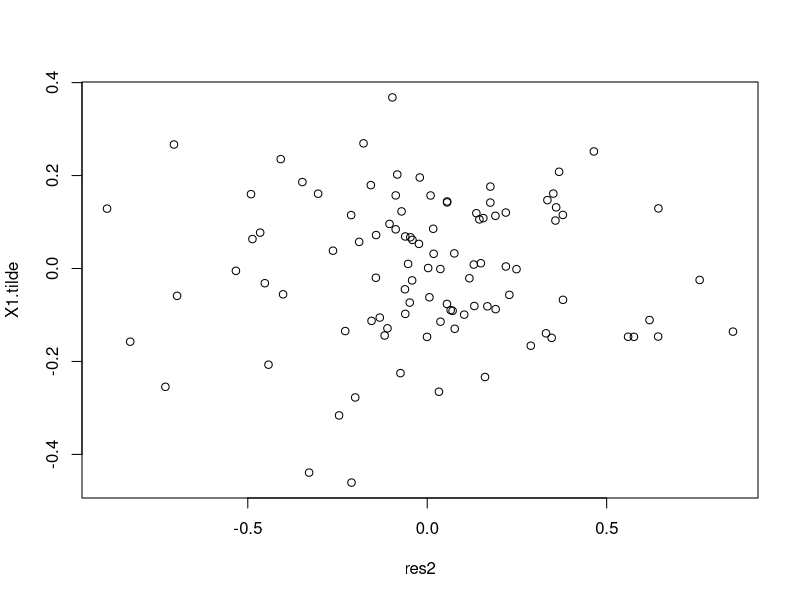

This figure's R source: (Note: this script raises an error after producing the figure.)
## ---- chunk 1
knitr::opts_chunk$set(echo = TRUE)
library(sandwich)   # For Huber-White (robust) standard errors
library(boot) 
library(dplyr)
library(MASS)
library(doParallel)
library(reshape2)
## ---- chunk 2
jackknife_po_fn <- function(data, indices) {
  # Leave-one-out data
  Y_loo <- data$Y[indices]
  X_loo <- as.matrix(data[indices, -1, drop = FALSE])
  
  # First-step regressions (partialling out)
  mY_loo <- lm(Y_loo ~ X_loo[,-1])
  mX1_loo <- lm(X_loo[,1] ~ X_loo[,-1])
  
  # Get residualized variables
  Y_tilde_loo <- mY_loo$residuals
  X1_tilde_loo <- mX1_loo$residuals
  
  # Second-step regression
  m2_loo <- lm(Y_tilde_loo ~ X1_tilde_loo - 1)
  
  return(coef(m2_loo)[1])  # Return beta estimate
}
## ---- chunk 3
set.seed(1)
n <- 100
k <- 2.2
# number of observations per coefficient
p0 <- floor(n/k) #number of variables
rho <- 0.6  # Correlation
Sigma <- matrix(rho, p0, p0)  # Correlation matrix
diag(Sigma) <- 1  # Set diagonal to 1 for variances
mu <- rep(0, p0)
beta <- rep(0.5,p0)

# Generate correlated predictors
X <- mvrnorm(n, mu, Sigma)  

# Compute response variable
Y <- X %*% beta + rnorm(n)

# Convert X to a data frame
data <- as.data.frame(X)
colnames(data) <- paste0("X", 1:p0)  # Rename columns as X1, X2, ..., Xp0

# Generate squared and cubic terms for a subset of variables
for (j in 1:floor(p0/3)) {
  data[[paste0("X", j, "_sq")]] <- data[[paste0("X", j)]]^2
  data[[paste0("X", j, "_cube")]] <- data[[paste0("X", j)]]^3
}

# Generate interaction terms for a subset of variables
for (j in 1:floor((p0-1)/5)) {
  for (k in (j+1):min(j+2, p0)) {  # Ensure k does not exceed p0
    data[[paste0("X", j, "_X", k)]] <- data[[paste0("X", j)]] * data[[paste0("X", k)]]
  }
}

X_ext <- as.matrix(data)
p <- dim(X_ext)[2]


# Add Y
data$Y <- Y
## ---- chunk 4
m1 <- lm(Y ~ . , data = data)
coef(m1)[1:10]

## ---- chunk 5

# Residualize Y and X1 using all other variables (except X1)
mY <- lm(Y ~ . - X1, data = data)  # Regress Y on everything except X1
mX1 <- lm(X_ext[,1] ~ . - X1, data = as.data.frame(X_ext))  # Regress X1 on all other predictors

# Get residuals
Y.tilde <- resid(mY)
X1.tilde <- resid(mX1)

# Second-stage regression (FWL result)
m2 <- lm(Y.tilde ~ X1.tilde - 1)  # No intercept

# Plot to check heterokedasticity in the second step regression
res2 <- resid(m2)
plot(res2,X1.tilde)

## ---- chunk 6
coef(summary(m1))[2,]
## ---- chunk 7
coef(summary(m2))
## ---- chunk 8
# Detect available cores and set up parallelization
num_cores <- detectCores() - 1  
cl <- makeCluster(num_cores)
registerDoParallel(cl)

# Number of simulations
N.sim <- 1000

# Run simulations in parallel
results <- foreach(i = 1:N.sim, .combine = rbind, .packages = c("MASS", "sandwich", "boot")) %dopar% {
  # Generate correlated predictors
  X <- mvrnorm(n, mu, Sigma)  
  # Convert X to a data frame
  data <- as.data.frame(X)
  colnames(data) <- paste0("X", 1:p0)  # Rename columns as X1, X2, ..., Xp0
  # Generate squared and cubic terms for a subset of variables
  for (j in 1:floor(p0/3)) {
    data[[paste0("X", j, "_sq")]] <- data[[paste0("X", j)]]^2
    data[[paste0("X", j, "_cube")]] <- data[[paste0("X", j)]]^3
  }
  # Generate interaction terms for a subset of variables
  for (j in 1:floor((p0-1)/5)) {
    for (k in (j+1):min(j+2, p0)) {  # Ensure k does not exceed p0
      data[[paste0("X", j, "_X", k)]] <- data[[paste0("X", j)]] * data[[paste0("X", k)]]
    }
  }
  X_ext <- as.matrix(data)
  p <- dim(X_ext)[2]
  beta <- rep(0.5,p0)
  # Compute response variable
  Y <- X %*% beta + rnorm(n)
  # Add Y
  data$Y <- Y
  
  # Fit models
  m1 <- lm(Y ~ . , data = data)
  mY <- lm(Y ~ . - X1, data = data)  # Regress Y on everything except X1
  mX1 <- lm(X_ext[,1] ~ . - X1, data = as.data.frame(X_ext))  # Regress X1 on all other predictors
  Y.tilde <- resid(mY)
  X1.tilde <- resid(mX1)
  m2 <- lm(Y.tilde ~ X1.tilde - 1)  # No intercept

  # Extract coefficients and standard errors
  beta_LR <- coef(summary(m1))[2, 1]
  SE_LR <- coef(summary(m1))[2, 2]
  SE_LRHW <- sqrt(diag(vcovHC(m1, type = "HC0"))[2])
  SE_LRJN <- sqrt(diag(vcovHC(m1, type = "HC3"))[2])

  beta_PO <- coef(summary(m2))[1]
  SE_PO <- coef(summary(m2))[2]
  SE_POHW <- sqrt(vcovHC(m2, type = "HC0"))
  
  data_list <- data.frame(Y = Y, X_ext)
  jack_res <- boot(data = data_list, 
                   statistic = jackknife_po_fn, 
                   R = n,  
                   sim = "ordinary")
  SE_POJN <- sqrt((n - 1) / n * var(jack_res$t))
  
  # Return results
  c(beta_LR, SE_LR, SE_LRHW, SE_LRJN, beta_PO, SE_PO, SE_POHW, SE_POJN)
}

# Stop parallel cluster
stopCluster(cl)

# Convert results to a data frame
results_df <- as.data.frame(results)
colnames(results_df) <- c("beta.LR", "SE.LR", "SE.LRHW", "SE.LRJN", "beta.PO", "SE.PO", "SE.POHW", "SE.POJN")

## ---- chunk 9
results_table <- rbind(
  Mean = colMeans(results_df, na.rm = TRUE),  
  SD = apply(results_df, 2, sd, na.rm = TRUE)  
)
results_table
## ---- chunk 10
# Convert results_df to long format for ggplot
results_long <- melt(results_df[, c("SE.LR", "SE.LRHW", "SE.LRJN", "SE.PO", "SE.POHW", "SE.POJN")])

# Identify JN SE variables
JN_vars <- c("SE.LRJN", "SE.POJN")

# Compute the 95th percentile **only** for JN SE variables
quantiles_JN <- results_long %>%
  filter(variable %in% JN_vars) %>%
  group_by(variable) %>%
  summarise(upper = quantile(value, 0.95, na.rm = TRUE))

# Merge quantiles only for JN variables
results_filtered <- results_long %>%
  left_join(quantiles_JN, by = "variable") %>%
  mutate(value = ifelse(variable %in% JN_vars & value > upper, NA, value)) %>%
  filter(!is.na(value))  # Remove NA values from JN variables

# Compute the standard deviation of beta.LR
beta_LR_sd <- sd(results_df$beta.LR, na.rm = TRUE)

# Plot histograms with individual y-axes
ggplot(results_filtered, aes(x = value)) +
  geom_histogram(binwidth = 0.1, fill = "blue", alpha = 0.6, color = "black") +
  facet_wrap(~variable, scales = "free") +  # Free scales for both x and y axes
  geom_vline(xintercept = beta_LR_sd, color = "red", linetype = "dashed", size = 1) + # Red vertical line
  theme_minimal() +
  labs(title = "Histograms of Standard Errors (Top 5% Removed for Jackknife)", 
       x = "Value", y = "Frequency")
## ---- chunk 11
set.seed(1)
n <- 100
k <- 4 # number of observations per coefficient
p0 <- floor(n/k) #number of variables
rho <- 0.6  # Correlation
Sigma <- matrix(rho, p0, p0)  # Correlation matrix
diag(Sigma) <- 1  # Set diagonal to 1 for variances
mu <- rep(0, p0)
beta <- rep(0.5,p0)

# Generate correlated predictors
X <- mvrnorm(n, mu, Sigma)  

# Compute response variable
Y <- X %*% beta + rnorm(n)

# Convert X to a data frame
data <- as.data.frame(X)
colnames(data) <- paste0("X", 1:p0)  # Rename columns as X1, X2, ..., Xp0

# Generate squared and cubic terms for a subset of variables
for (j in 1:floor(p0/3)) {
  data[[paste0("X", j, "_sq")]] <- data[[paste0("X", j)]]^2
  data[[paste0("X", j, "_cube")]] <- data[[paste0("X", j)]]^3
}

# Generate interaction terms for a subset of variables
for (j in 1:floor((p0-1)/5)) {
  for (k in (j+1):min(j+2, p0)) {  # Ensure k does not exceed p0
    data[[paste0("X", j, "_X", k)]] <- data[[paste0("X", j)]] * data[[paste0("X", k)]]
  }
}

X_ext <- as.matrix(data)
p <- dim(X_ext)[2]


# Add Y
data$Y <- Y
## ---- chunk 12
m1 <- lm(Y ~ X_ext)
coef(m1)[1:10]

## ---- chunk 13
# Residualize Y and X1 using all other variables (except X1)
mY <- lm(Y ~ . - X1, data = data)  # Regress Y on everything except X1
mX1 <- lm(X_ext[,1] ~ . - X1, data = as.data.frame(X_ext))  # Regress X1 on all other predictors

# Get residuals
Y.tilde <- resid(mY)
X1.tilde <- resid(mX1)

# Second-stage regression (FWL result)
m2 <- lm(Y.tilde ~ X1.tilde - 1)  # No intercept

## ---- chunk 14
coef(summary(m1))[2,]

## ---- chunk 15
coef(summary(m2))
## ---- chunk 16
# Detect available cores and set up parallelization
num_cores <- detectCores() - 1  
cl <- makeCluster(num_cores)
registerDoParallel(cl)

# Number of simulations
N.sim <- 1000

# Run simulations in parallel
results <- foreach(i = 1:N.sim, .combine = rbind, .packages = c("MASS", "sandwich", "boot")) %dopar% {
  # Generate correlated predictors
  X <- mvrnorm(n, mu, Sigma)  
  # Convert X to a data frame
  data <- as.data.frame(X)
  colnames(data) <- paste0("X", 1:p0)  # Rename columns as X1, X2, ..., Xp0
  # Generate squared and cubic terms for a subset of variables
  for (j in 1:floor(p0/3)) {
    data[[paste0("X", j, "_sq")]] <- data[[paste0("X", j)]]^2
    data[[paste0("X", j, "_cube")]] <- data[[paste0("X", j)]]^3
  }
  # Generate interaction terms for a subset of variables
  for (j in 1:floor((p0-1)/5)) {
    for (k in (j+1):min(j+2, p0)) {  # Ensure k does not exceed p0
      data[[paste0("X", j, "_X", k)]] <- data[[paste0("X", j)]] * data[[paste0("X", k)]]
    }
  }
  X_ext <- as.matrix(data)
  p <- dim(X_ext)[2]
  beta <- rep(0.5,p)
  # Compute response variable
  Y <- X_ext %*% beta + rnorm(n)
  # Add Y
  data$Y <- Y
  
  # Fit models
  m1 <- lm(Y ~ . , data = data)
  mY <- lm(Y ~ . - X1, data = data)  # Regress Y on everything except X1
  mX1 <- lm(X_ext[,1] ~ . - X1, data = as.data.frame(X_ext))  # Regress X1 on all other predictors
  Y.tilde <- resid(mY)
  X1.tilde <- resid(mX1)
  m2 <- lm(Y.tilde ~ X1.tilde - 1)  # No intercept


  # Extract coefficients and standard errors
  beta_LR <- coef(summary(m1))[2, 1]
  SE_LR <- coef(summary(m1))[2, 2]
  SE_LRHW <- sqrt(diag(vcovHC(m1, type = "HC0"))[2])
  SE_LRJN <- sqrt(diag(vcovHC(m1, type = "HC3"))[2])
  
  beta_PO <- coef(summary(m2))[1]
  SE_PO <- coef(summary(m2))[2]
  SE_POHW <- sqrt(vcovHC(m2, type = "HC0"))
  
  data_list <- data.frame(Y = Y, X_ext)
  jack_res <- boot(data = data_list, 
                   statistic = jackknife_po_fn, 
                   R = n,  
                   sim = "ordinary")
  SE_POJN <- sqrt((n - 1) / n * var(jack_res$t))
  
  # Return results
  c(beta_LR, SE_LR, SE_LRHW, SE_LRJN, beta_PO, SE_PO, SE_POHW, SE_POJN)
}

# Stop parallel cluster
stopCluster(cl)

# Convert results to a data frame
results_df <- as.data.frame(results)
colnames(results_df) <- c("beta.LR", "SE.LR", "SE.LRHW", "SE.LRJN", "beta.PO", "SE.PO", "SE.POHW", "SE.POJN")

## ---- chunk 17
results_table <- rbind(
  Mean = colMeans(results_df, na.rm = TRUE),  
  SD = apply(results_df, 2, sd, na.rm = TRUE)  
)
results_table
## ---- chunk 18
# Convert results_df to long format for ggplot
results_long <- melt(results_df[, c("SE.LR", "SE.LRHW", "SE.LRJN", "SE.PO", "SE.POHW", "SE.POJN")])

# Identify JN SE variables
JN_vars <- c("SE.LRJN", "SE.POJN")

# Compute the 95th percentile **only** for JN SE variables
quantiles_JN <- results_long %>%
  filter(variable %in% JN_vars) %>%
  group_by(variable) %>%
  summarise(upper = quantile(value, 0.95, na.rm = TRUE))

# Merge quantiles only for JN variables
results_filtered <- results_long %>%
  left_join(quantiles_JN, by = "variable") %>%
  mutate(value = ifelse(variable %in% JN_vars & value > upper, NA, value)) %>%
  filter(!is.na(value))  # Remove NA values from JN variables

# Compute the standard deviation of beta.LR
beta_LR_sd <- sd(results_df$beta.LR, na.rm = TRUE)

# Plot histograms with individual y-axes
ggplot(results_filtered, aes(x = value)) +
  geom_histogram(binwidth = 0.025, fill = "blue", alpha = 0.6, color = "black") +
  facet_wrap(~variable, scales = "free") +  # Free scales for both x and y axes
  geom_vline(xintercept = beta_LR_sd, color = "red", linetype = "dashed", size = 1) + # Red vertical line
  theme_minimal() +
  labs(title = "Histograms of Standard Errors (Top 5% Removed for Jackknife)", 
       x = "Value", y = "Frequency")
## ---- chunk 19
set.seed(1)
n <- 100
k <- 50 # number of observations per coefficient
p0 <- floor(n/k) #number of variables
rho <- 0.6  # Correlation
Sigma <- matrix(rho, p0, p0)  # Correlation matrix
diag(Sigma) <- 1  # Set diagonal to 1 for variances
mu <- rep(0, p0)
beta <- rep(0.5,p0)

# Generate correlated predictors
X <- mvrnorm(n, mu, Sigma)  

# Compute response variable
Y <- X %*% beta + rnorm(n)

# Convert X to a data frame
data <- as.data.frame(X)
colnames(data) <- paste0("X", 1:p0)  # Rename columns as X1, X2, ..., Xp0

# Generate squared and cubic terms for a subset of variables
for (j in 1:floor(p0)) {
  data[[paste0("X", j, "_sq")]] <- data[[paste0("X", j)]]^2
  data[[paste0("X", j, "_cube")]] <- data[[paste0("X", j)]]^3
}

# Generate interaction terms for a subset of variables
for (j in 1:floor((p0-1))) {
  for (k in (j+1):min(j+2, p0)) {  # Ensure k does not exceed p0
    data[[paste0("X", j, "_X", k)]] <- data[[paste0("X", j)]] * data[[paste0("X", k)]]
  }
}

X_ext <- as.matrix(data)
p <- dim(X_ext)[2]


# Add Y
data$Y <- Y
## ---- chunk 20
m1 <- lm(Y ~ X_ext)
coef(m1)[1:7]

## ---- chunk 21

# Residualize Y and X1 using all other variables (except X1)
mY <- lm(Y ~ . - X1, data = data)  # Regress Y on everything except X1
mX1 <- lm(X_ext[,1] ~ . - X1, data = as.data.frame(X_ext))  # Regress X1 on all other predictors

# Get residuals
Y.tilde <- resid(mY)
X1.tilde <- resid(mX1)

# Second-stage regression (FWL result)
m2 <- lm(Y.tilde ~ X1.tilde - 1)  # No intercept

## ---- chunk 22
coef(summary(m1))[2,]

## ---- chunk 23
coef(summary(m2))
## ---- chunk 24
# Detect available cores and set up parallelization
num_cores <- detectCores() - 1  
cl <- makeCluster(num_cores)
registerDoParallel(cl)

# Number of simulations
N.sim <- 1000

# Run simulations in parallel
results <- foreach(i = 1:N.sim, .combine = rbind, .packages = c("MASS", "sandwich", "boot")) %dopar% {
  # Generate correlated predictors
  X <- mvrnorm(n, mu, Sigma)  
  # Convert X to a data frame
  data <- as.data.frame(X)
  colnames(data) <- paste0("X", 1:p0)  # Rename columns as X1, X2, ..., Xp0
  # Generate squared and cubic terms for a subset of variables
  for (j in 1:floor(p0)) {
    data[[paste0("X", j, "_sq")]] <- data[[paste0("X", j)]]^2
    data[[paste0("X", j, "_cube")]] <- data[[paste0("X", j)]]^3
  }
  # Generate interaction terms for a subset of variables
  for (j in 1:floor((p0-1))) {
    for (k in (j+1):min(j+2, p0)) {  # Ensure k does not exceed p0
      data[[paste0("X", j, "_X", k)]] <- data[[paste0("X", j)]] * data[[paste0("X", k)]]
    }
  }
  X_ext <- as.matrix(data)
  p <- dim(X_ext)[2]
  beta <- rep(0.5,p)
  # Compute response variable
  Y <- X_ext %*% beta + rnorm(n)
  # Add Y
  data$Y <- Y
  
  # Fit models
  m1 <- lm(Y ~ . , data = data)
  mY <- lm(Y ~ . - X1, data = data)  # Regress Y on everything except X1
  mX1 <- lm(X_ext[,1] ~ . - X1, data = as.data.frame(X_ext))  # Regress X1 on all other predictors
  Y.tilde <- resid(mY)
  X1.tilde <- resid(mX1)
  m2 <- lm(Y.tilde ~ X1.tilde - 1)  # No intercept


  # Extract coefficients and standard errors
  beta_LR <- coef(summary(m1))[2, 1]
  SE_LR <- coef(summary(m1))[2, 2]
  SE_LRHW <- sqrt(diag(vcovHC(m1, type = "HC0"))[2])
  SE_LRJN <- sqrt(diag(vcovHC(m1, type = "HC3"))[2])
  
  beta_PO <- coef(summary(m2))[1]
  SE_PO <- coef(summary(m2))[2]
  SE_POHW <- sqrt(vcovHC(m2, type = "HC0"))
  
  data_list <- data.frame(Y = Y, X_ext)
  jack_res <- boot(data = data_list, 
                   statistic = jackknife_po_fn, 
                   R = n,  
                   sim = "ordinary")
  SE_POJN <- sqrt((n - 1) / n * var(jack_res$t))
  
  # Return results
  c(beta_LR, SE_LR, SE_LRHW, SE_LRJN, beta_PO, SE_PO, SE_POHW, SE_POJN)
}

# Stop parallel cluster
stopCluster(cl)

# Convert results to a data frame
results_df <- as.data.frame(results)
colnames(results_df) <- c("beta.LR", "SE.LR", "SE.LRHW", "SE.LRJN", "beta.PO", "SE.PO", "SE.POHW", "SE.POJN")

## ---- chunk 25
results_table <- rbind(
  Mean = colMeans(results_df, na.rm = TRUE),  
  SD = apply(results_df, 2, sd, na.rm = TRUE)  
)
results_table
## ---- chunk 26
# Convert results_df to long format for ggplot
results_long <- melt(results_df[, c("SE.LR", "SE.LRHW", "SE.LRJN", "SE.PO", "SE.POHW", "SE.POJN")])

# Identify JN SE variables
JN_vars <- c("SE.LRJN", "SE.POJN")

# Compute the 95th percentile **only** for JN SE variables
quantiles_JN <- results_long %>%
  filter(variable %in% JN_vars) %>%
  group_by(variable) %>%
  summarise(upper = quantile(value, 0.95, na.rm = TRUE))

# Merge quantiles only for JN variables
results_filtered <- results_long %>%
  left_join(quantiles_JN, by = "variable") %>%
  mutate(value = ifelse(variable %in% JN_vars & value > upper, NA, value)) %>%
  filter(!is.na(value))  # Remove NA values from JN variables

# Compute the standard deviation of beta.LR
beta_LR_sd <- sd(results_df$beta.LR, na.rm = TRUE)

# Plot histograms with individual y-axes
ggplot(results_filtered, aes(x = value)) +
  geom_histogram(binwidth = 0.01, fill = "blue", alpha = 0.6, color = "black") +
  facet_wrap(~variable, scales = "free") +  # Free scales for both x and y axes
  geom_vline(xintercept = beta_LR_sd, color = "red", linetype = "dashed", size = 1) + # Red vertical line
  theme_minimal() +
  labs(title = "Histograms of Standard Errors (Top 5% Removed for Jackknife)", 
       x = "Value", y = "Frequency")
